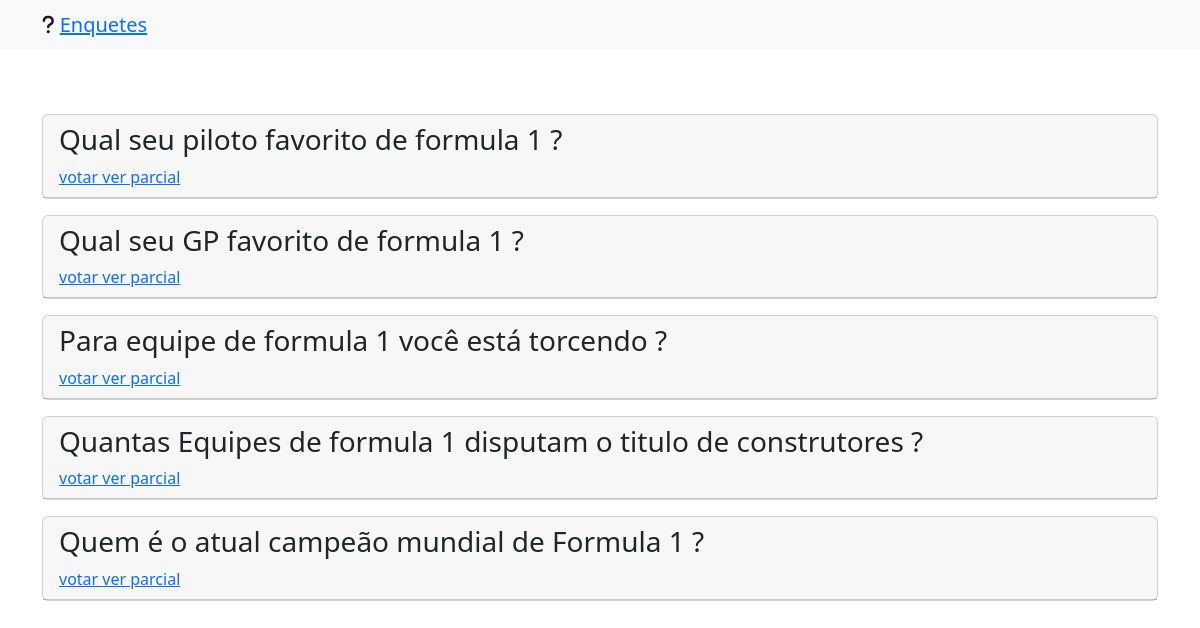
The page / on the database its author committed.
### enquetes/models.py (models this page shows, shortened)
class Question(models.Model):
    question_text = models.CharField(max_length=200)
    pub_date = models.DateTimeField('de publicação')

### enquetes/views.py (the view)
# urls.py: path('', views.Index.as_view(), name='index'),
class Index(View):
    def get(self, request, *args, **kwargs):
        Questions = Question.objects.all().order_by('-pub_date')[:25]
        context = {'Questions': Questions}
        return render(request, 'enquetes/pages/index.html', context)

### enquetes/templates/enquetes/pages/index.html (shortened to what this page needs)
{% include 'enquetes/partials/head.html' %}
{% include 'enquetes/partials/navbar.html' %}
  <body>
      <div class="container pt-5">
      {% for Question in Questions %}
      <div class="card my-3">
        <div class="card-header">
          <h3> {{ Question.question_text }}</h3>
          <a href="{% url 'enquetes:question_detail' Question.id %}"> votar </a>
          <a href="{% url 'enquetes:question_results' Question.id %}"> ver parcial</a>
        </div>
      </div>
      {% endfor %}
      </div>
  </body>
</html>

### rows shown on the page
Question: question_text "Qual seu piloto favorito de formula 1 ?"
Question: question_text "Qual seu GP favorito de formula 1 ?"
Question: question_text "Para equipe de formula 1 você está torcendo ?"
Question: question_text "Quantas Equipes de formula 1 disputam o titulo de construtores ?"
Question: question_text "Quem é o atual campeão mundial de Formula 1 ?"
